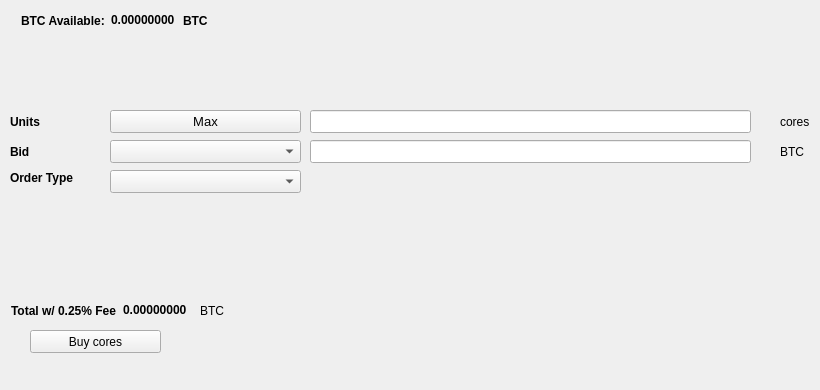
   <widget class="QWidget" name="BuyTab">
    <attribute name="title">
     <string>Buy</string>
    </attribute>
    <widget class="QPushButton" name="Buycores">
     <property name="geometry">
      <rect>
       <x>30</x>
       <y>330</y>
       <width>131</width>
       <height>23</height>
      </rect>
     </property>
     <property name="text">
      <string>Buy cores</string>
     </property>
     <property name="icon">
      <iconset resource="../cores.qrc">
       <normaloff>:/icons/bitcoin</normaloff>:/icons/bitcoin</iconset>
     </property>
    </widget>
    <widget class="QLabel" name="label_3">
     <property name="geometry">
      <rect>
       <x>10</x>
       <y>110</y>
       <width>46</width>
       <height>23</height>
      </rect>
     </property>
     <property name="font">
      <font>
       <weight>75</weight>
       <bold>true</bold>
      </font>
     </property>
     <property name="text">
      <string>Units</string>
     </property>
    </widget>
    <widget class="QLineEdit" name="UnitsInput">
     <property name="geometry">
      <rect>
       <x>310</x>
       <y>110</y>
       <width>441</width>
       <height>23</height>
      </rect>
     </property>
     <property name="font">
      <font>
       <pointsize>9</pointsize>
       <weight>75</weight>
       <bold>true</bold>
      </font>
     </property>
    </widget>
    <widget class="QLineEdit" name="BuyBidPriceEdit">
     <property name="geometry">
      <rect>
       <x>310</x>
       <y>140</y>
       <width>441</width>
       <height>23</height>
      </rect>
     </property>
     <property name="font">
      <font>
       <pointsize>9</pointsize>
       <weight>75</weight>
       <bold>true</bold>
      </font>
     </property>
    </widget>
    <widget class="QLabel" name="label_4">
     <property name="geometry">
      <rect>
       <x>780</x>
       <y>110</y>
       <width>31</width>
       <height>23</height>
      </rect>
     </property>
     <property name="text">
      <string>cores</string>
     </property>
    </widget>
    <widget class="QLabel" name="label_5">
     <property name="geometry">
      <rect>
       <x>780</x>
       <y>140</y>
       <width>31</width>
       <height>23</height>
      </rect>
     </property>
     <property name="text">
      <string>BTC</string>
     </property>
    </widget>
    <widget class="QLabel" name="label_6">
     <property name="geometry">
      <rect>
       <x>10</x>
       <y>140</y>
       <width>46</width>
       <height>23</height>
      </rect>
     </property>
     <property name="font">
      <font>
       <weight>75</weight>
       <bold>true</bold>
      </font>
     </property>
     <property name="text">
      <string>Bid</string>
     </property>
    </widget>
    <widget class="QLabel" name="label_7">
     <property name="geometry">
      <rect>
       <x>10</x>
       <y>170</y>
       <width>91</width>
       <height>16</height>
      </rect>
     </property>
     <property name="font">
      <font>
       <weight>75</weight>
       <bold>true</bold>
      </font>
     </property>
     <property name="text">
      <string>Order Type</string>
     </property>
    </widget>
    <widget class="QPushButton" name="Buy_Max_Amount">
     <property name="geometry">
      <rect>
       <x>110</x>
       <y>110</y>
       <width>191</width>
       <height>23</height>
      </rect>
     </property>
     <property name="font">
      <font>
       <pointsize>10</pointsize>
      </font>
     </property>
     <property name="text">
      <string>Max</string>
     </property>
    </widget>
    <widget class="QComboBox" name="BuyBidcomboBox">
     <property name="geometry">
      <rect>
       <x>110</x>
       <y>140</y>
       <width>191</width>
       <height>23</height>
      </rect>
     </property>
     <property name="font">
      <font>
       <pointsize>10</pointsize>
      </font>
     </property>
    </widget>
    <widget class="QComboBox" name="buyOrdertypeCombo">
     <property name="geometry">
      <rect>
       <x>110</x>
       <y>170</y>
       <width>191</width>
       <height>23</height>
      </rect>
     </property>
     <property name="font">
      <font>
       <pointsize>10</pointsize>
      </font>
     </property>
    </widget>
    <widget class="QWidget" name="layoutWidget1">
     <property name="geometry">
      <rect>
       <x>21</x>
       <y>11</y>
       <width>227</width>
       <height>19</height>
      </rect>
     </property>
     <layout class="QHBoxLayout" name="horizontalLayout_3">
      <item>
       <widget class="QLabel" name="label232">
        <property name="font">
         <font>
          <weight>75</weight>
          <bold>true</bold>
         </font>
        </property>
        <property name="text">
         <string>BTC Available:</string>
        </property>
       </widget>
      </item>
      <item>
       <widget class="QLabel" name="BtcAvailableLbl">
        <property name="palette">
         <palette>
          <active>
           <colorrole role="WindowText">
            <brush brushstyle="SolidPattern">
             <color alpha="255">
              <red>0</red>
              <green>0</green>
              <blue>0</blue>
             </color>
            </brush>
           </colorrole>
           <colorrole role="Button">
            <brush brushstyle="SolidPattern">
             <color alpha="255">
              <red>0</red>
              <green>170</green>
              <blue>0</blue>
             </color>
            </brush>
           </colorrole>
           <colorrole role="Light">
            <brush brushstyle="SolidPattern">
             <color alpha="255">
              <red>0</red>
              <green>255</green>
              <blue>0</blue>
             </color>
            </brush>
           </colorrole>
           <colorrole role="Midlight">
            <brush brushstyle="SolidPattern">
             <color alpha="255">
              <red>0</red>
              <green>212</green>
              <blue>0</blue>
             </color>
            </brush>
           </colorrole>
           <colorrole role="Dark">
            <brush brushstyle="SolidPattern">
             <color alpha="255">
              <red>0</red>
              <green>85</green>
              <blue>0</blue>
             </color>
            </brush>
           </colorrole>
           <colorrole role="Mid">
            <brush brushstyle="SolidPattern">
             <color alpha="255">
              <red>0</red>
              <green>113</green>
              <blue>0</blue>
             </color>
            </brush>
           </colorrole>
           <colorrole role="Text">
            <brush brushstyle="SolidPattern">
             <color alpha="255">
              <red>0</red>
              <green>170</green>
              <blue>0</blue>
             </color>
            </brush>
           </colorrole>
           <colorrole role="BrightText">
            <brush brushstyle="SolidPattern">
             <color alpha="255">
              <red>255</red>
              <green>255</green>
              <blue>255</blue>
             </color>
            </brush>
           </colorrole>
           <colorrole role="ButtonText">
            <brush brushstyle="SolidPattern">
             <color alpha="255">
              <red>0</red>
              <green>0</green>
              <blue>0</blue>
             </color>
            </brush>
           </colorrole>
           <colorrole role="Base">
            <brush brushstyle="SolidPattern">
             <color alpha="255">
              <red>255</red>
              <green>255</green>
              <blue>255</blue>
             </color>
            </brush>
           </colorrole>
           <colorrole role="Window">
            <brush brushstyle="SolidPattern">
             <color alpha="255">
              <red>0</red>
              <green>170</green>
              <blue>0</blue>
             </color>
            </brush>
           </colorrole>
           <colorrole role="Shadow">
            <brush brushstyle="SolidPattern">
             <color alpha="255">
              <red>0</red>
              <green>0</green>
              <blue>0</blue>
             </color>
            </brush>
           </colorrole>
           <colorrole role="AlternateBase">
            <brush brushstyle="SolidPattern">
             <color alpha="255">
              <red>127</red>
              <green>212</green>
              <blue>127</blue>
             </color>
            </brush>
           </colorrole>
           <colorrole role="ToolTipBase">
            <brush brushstyle="SolidPattern">
             <color alpha="255">
              <red>255</red>
              <green>255</green>
              <blue>220</blue>
             </color>
            </brush>
           </colorrole>
           <colorrole role="ToolTipText">
            <brush brushstyle="SolidPattern">
             <color alpha="255">
              <red>0</red>
              <green>0</green>
              <blue>0</blue>
             </color>
            </brush>
           </colorrole>
          </active>
          <inactive>
           <colorrole role="WindowText">
            <brush brushstyle="SolidPattern">
             <color alpha="255">
              <red>0</red>
              <green>0</green>
              <blue>0</blue>
             </color>
            </brush>
           </colorrole>
           <colorrole role="Button">
            <brush brushstyle="SolidPattern">
             <color alpha="255">
              <red>0</red>
              <green>170</green>
              <blue>0</blue>
             </color>
            </brush>
           </colorrole>
           <colorrole role="Light">
            <brush brushstyle="SolidPattern">
             <color alpha="255">
              <red>0</red>
              <green>255</green>
              <blue>0</blue>
             </color>
            </brush>
           </colorrole>
           <colorrole role="Midlight">
            <brush brushstyle="SolidPattern">
             <color alpha="255">
              <red>0</red>
              <green>212</green>
              <blue>0</blue>
             </color>
            </brush>
           </colorrole>
           <colorrole role="Dark">
            <brush brushstyle="SolidPattern">
             <color alpha="255">
              <red>0</red>
              <green>85</green>
              <blue>0</blue>
             </color>
            </brush>
           </colorrole>
           <colorrole role="Mid">
            <brush brushstyle="SolidPattern">
             <color alpha="255">
              <red>0</red>
              <green>113</green>
              <blue>0</blue>
             </color>
            </brush>
           </colorrole>
           <colorrole role="Text">
            <brush brushstyle="SolidPattern">
             <color alpha="255">
              <red>0</red>
              <green>170</green>
              <blue>0</blue>
             </color>
            </brush>
           </colorrole>
           <colorrole role="BrightText">
            <brush brushstyle="SolidPattern">
             <color alpha="255">
              <red>255</red>
              <green>255</green>
              <blue>255</blue>
             </color>
            </brush>
           </colorrole>
           <colorrole role="ButtonText">
            <brush brushstyle="SolidPattern">
             <color alpha="255">
              <red>0</red>
              <green>0</green>
              <blue>0</blue>
             </color>
            </brush>
           </colorrole>
           <colorrole role="Base">
            <brush brushstyle="SolidPattern">
             <color alpha="255">
              <red>255</red>
              <green>255</green>
              <blue>255</blue>
             </color>
            </brush>
           </colorrole>
           <colorrole role="Window">
            <brush brushstyle="SolidPattern">
             <color alpha="255">
              <red>0</red>
              <green>170</green>
              <blue>0</blue>
             </color>
            </brush>
           </colorrole>
           <colorrole role="Shadow">
            <brush brushstyle="SolidPattern">
             <color alpha="255">
              <red>0</red>
              <green>0</green>
              <blue>0</blue>
             </color>
            </brush>
           </colorrole>
           <colorrole role="AlternateBase">
            <brush brushstyle="SolidPattern">
             <color alpha="255">
              <red>127</red>
              <green>212</green>
              <blue>127</blue>
             </color>
            </brush>
           </colorrole>
           <colorrole role="ToolTipBase">
            <brush brushstyle="SolidPattern">
             <color alpha="255">
              <red>255</red>
              <green>255</green>
              <blue>220</blue>
             </color>
            </brush>
           </colorrole>
           <colorrole role="ToolTipText">
            <brush brushstyle="SolidPattern">
             <color alpha="255">
              <red>0</red>
              <green>0</green>
              <blue>0</blue>
             </color>
            </brush>
           </colorrole>
          </inactive>
          <disabled>
           <colorrole role="WindowText">
            <brush brushstyle="SolidPattern">
             <color alpha="255">
              <red>0</red>
              <green>85</green>
              <blue>0</blue>
             </color>
            </brush>
           </colorrole>
           <colorrole role="Button">
            <brush brushstyle="SolidPattern">
             <color alpha="255">
              <red>0</red>
              <green>170</green>
              <blue>0</blue>
             </color>
            </brush>
           </colorrole>
           <colorrole role="Light">
            <brush brushstyle="SolidPattern">
             <color alpha="255">
              <red>0</red>
              <green>255</green>
              <blue>0</blue>
             </color>
            </brush>
           </colorrole>
           <colorrole role="Midlight">
            <brush brushstyle="SolidPattern">
             <color alpha="255">
              <red>0</red>
              <green>212</green>
              <blue>0</blue>
             </color>
            </brush>
           </colorrole>
           <colorrole role="Dark">
            <brush brushstyle="SolidPattern">
             <color alpha="255">
              <red>0</red>
              <green>85</green>
              <blue>0</blue>
             </color>
            </brush>
           </colorrole>
           <colorrole role="Mid">
            <brush brushstyle="SolidPattern">
             <color alpha="255">
              <red>0</red>
              <green>113</green>
              <blue>0</blue>
             </color>
            </brush>
           </colorrole>
           <colorrole role="Text">
            <brush brushstyle="SolidPattern">
             <color alpha="255">
              <red>0</red>
              <green>85</green>
              <blue>0</blue>
             </color>
            </brush>
           </colorrole>
           <colorrole role="BrightText">
            <brush brushstyle="SolidPattern">
             <color alpha="255">
              <red>255</red>
              <green>255</green>
              <blue>255</blue>
             </color>
            </brush>
           </colorrole>
           <colorrole role="ButtonText">
            <brush brushstyle="SolidPattern">
             <color alpha="255">
              <red>0</red>
              <green>85</green>
              <blue>0</blue>
             </color>
            </brush>
           </colorrole>
           <colorrole role="Base">
            <brush brushstyle="SolidPattern">
             <color alpha="255">
              <red>0</red>
              <green>170</green>
              <blue>0</blue>
             </color>
            </brush>
           </colorrole>
           <colorrole role="Window">
            <brush brushstyle="SolidPattern">
             <color alpha="255">
              <red>0</red>
              <green>170</green>
              <blue>0</blue>
             </color>
            </brush>
           </colorrole>
           <colorrole role="Shadow">
            <brush brushstyle="SolidPattern">
             <color alpha="255">
              <red>0</red>
              <green>0</green>
              <blue>0</blue>
             </color>
            </brush>
           </colorrole>
           <colorrole role="AlternateBase">
            <brush brushstyle="SolidPattern">
             <color alpha="255">
              <red>0</red>
              <green>170</green>
              <blue>0</blue>
             </color>
            </brush>
           </colorrole>
           <colorrole role="ToolTipBase">
            <brush brushstyle="SolidPattern">
             <color alpha="255">
              <red>255</red>
              <green>255</green>
              <blue>220</blue>
             </color>
            </brush>
           </colorrole>
           <colorrole role="ToolTipText">
            <brush brushstyle="SolidPattern">
             <color alpha="255">
              <red>0</red>
              <green>0</green>
              <blue>0</blue>
             </color>
            </brush>
           </colorrole>
          </disabled>
         </palette>
        </property>
        <property name="font">
         <font>
          <weight>75</weight>
          <bold>true</bold>
         </font>
        </property>
        <property name="text">
         <string>0.00000000</string>
        </property>
        <property name="textInteractionFlags">
         <set>Qt::LinksAccessibleByMouse|Qt::TextSelectableByKeyboard|Qt::TextSelectableByMouse</set>
        </property>
       </widget>
      </item>
      <item>
       <widget class="QLabel" name="BtcAvailableLbl_2">
        <property name="font">
         <font>
          <weight>75</weight>
          <bold>true</bold>
         </font>
        </property>
        <property name="text">
         <string>BTC</string>
        </property>
       </widget>
      </item>
     </layout>
    </widget>
    <widget class="QWidget" name="layoutWidge2">
     <property name="geometry">
      <rect>
       <x>11</x>
       <y>301</y>
       <width>259</width>
       <height>19</height>
      </rect>
     </property>
     <layout class="QHBoxLayout" name="horizontalLayout_4">
      <item>
       <widget class="QLabel" name="label_9">
        <property name="font">
         <font>
          <weight>75</weight>
          <bold>true</bold>
         </font>
        </property>
        <property name="text">
         <string>Total w/ 0.25% Fee</string>
        </property>
       </widget>
      </item>
      <item>
       <widget class="QLabel" name="BuyCostLabel">
        <property name="palette">
         <palette>
          <active>
           <colorrole role="WindowText">
            <brush brushstyle="SolidPattern">
             <color alpha="255">
              <red>0</red>
              <green>0</green>
              <blue>0</blue>
             </color>
            </brush>
           </colorrole>
           <colorrole role="Button">
            <brush brushstyle="SolidPattern">
             <color alpha="255">
              <red>0</red>
              <green>170</green>
              <blue>0</blue>
             </color>
            </brush>
           </colorrole>
           <colorrole role="Light">
            <brush brushstyle="SolidPattern">
             <color alpha="255">
              <red>0</red>
              <green>255</green>
              <blue>0</blue>
             </color>
            </brush>
           </colorrole>
           <colorrole role="Midlight">
            <brush brushstyle="SolidPattern">
             <color alpha="255">
              <red>0</red>
              <green>212</green>
              <blue>0</blue>
             </color>
            </brush>
           </colorrole>
           <colorrole role="Dark">
            <brush brushstyle="SolidPattern">
             <color alpha="255">
              <red>0</red>
              <green>85</green>
              <blue>0</blue>
             </color>
            </brush>
           </colorrole>
           <colorrole role="Mid">
            <brush brushstyle="SolidPattern">
             <color alpha="255">
              <red>0</red>
              <green>113</green>
              <blue>0</blue>
             </color>
            </brush>
           </colorrole>
           <colorrole role="Text">
            <brush brushstyle="SolidPattern">
             <color alpha="255">
              <red>0</red>
              <green>170</green>
              <blue>0</blue>
             </color>
            </brush>
           </colorrole>
           <colorrole role="BrightText">
            <brush brushstyle="SolidPattern">
             <color alpha="255">
              <red>255</red>
              <green>255</green>
              <blue>255</blue>
             </color>
            </brush>
           </colorrole>
           <colorrole role="ButtonText">
            <brush brushstyle="SolidPattern">
             <color alpha="255">
              <red>0</red>
              <green>0</green>
              <blue>0</blue>
             </color>
            </brush>
           </colorrole>
           <colorrole role="Base">
            <brush brushstyle="SolidPattern">
             <color alpha="255">
              <red>255</red>
              <green>255</green>
              <blue>255</blue>
             </color>
            </brush>
           </colorrole>
           <colorrole role="Window">
            <brush brushstyle="SolidPattern">
             <color alpha="255">
              <red>0</red>
              <green>170</green>
              <blue>0</blue>
             </color>
            </brush>
           </colorrole>
           <colorrole role="Shadow">
            <brush brushstyle="SolidPattern">
             <color alpha="255">
              <red>0</red>
              <green>0</green>
              <blue>0</blue>
             </color>
            </brush>
           </colorrole>
           <colorrole role="AlternateBase">
            <brush brushstyle="SolidPattern">
             <color alpha="255">
              <red>127</red>
              <green>212</green>
              <blue>127</blue>
             </color>
            </brush>
           </colorrole>
           <colorrole role="ToolTipBase">
            <brush brushstyle="SolidPattern">
             <color alpha="255">
              <red>255</red>
              <green>255</green>
              <blue>220</blue>
             </color>
            </brush>
           </colorrole>
           <colorrole role="ToolTipText">
            <brush brushstyle="SolidPattern">
             <color alpha="255">
              <red>0</red>
              <green>0</green>
              <blue>0</blue>
             </color>
            </brush>
           </colorrole>
          </active>
          <inactive>
           <colorrole role="WindowText">
            <brush brushstyle="SolidPattern">
             <color alpha="255">
              <red>0</red>
              <green>0</green>
              <blue>0</blue>
             </color>
            </brush>
           </colorrole>
           <colorrole role="Button">
            <brush brushstyle="SolidPattern">
             <color alpha="255">
              <red>0</red>
              <green>170</green>
              <blue>0</blue>
             </color>
            </brush>
           </colorrole>
           <colorrole role="Light">
            <brush brushstyle="SolidPattern">
             <color alpha="255">
              <red>0</red>
              <green>255</green>
              <blue>0</blue>
             </color>
            </brush>
           </colorrole>
           <colorrole role="Midlight">
            <brush brushstyle="SolidPattern">
             <color alpha="255">
              <red>0</red>
              <green>212</green>
              <blue>0</blue>
             </color>
            </brush>
           </colorrole>
           <colorrole role="Dark">
            <brush brushstyle="SolidPattern">
             <color alpha="255">
              <red>0</red>
              <green>85</green>
              <blue>0</blue>
             </color>
            </brush>
           </colorrole>
           <colorrole role="Mid">
            <brush brushstyle="SolidPattern">
             <color alpha="255">
              <red>0</red>
              <green>113</green>
              <blue>0</blue>
             </color>
            </brush>
           </colorrole>
           <colorrole role="Text">
            <brush brushstyle="SolidPattern">
             <color alpha="255">
              <red>0</red>
              <green>170</green>
              <blue>0</blue>
             </color>
            </brush>
           </colorrole>
           <colorrole role="BrightText">
            <brush brushstyle="SolidPattern">
             <color alpha="255">
              <red>255</red>
              <green>255</green>
              <blue>255</blue>
             </color>
            </brush>
           </colorrole>
           <colorrole role="ButtonText">
            <brush brushstyle="SolidPattern">
             <color alpha="255">
              <red>0</red>
              <green>0</green>
              <blue>0</blue>
             </color>
            </brush>
           </colorrole>
           <colorrole role="Base">
            <brush brushstyle="SolidPattern">
             <color alpha="255">
              <red>255</red>
              <green>255</green>
              <blue>255</blue>
             </color>
            </brush>
           </colorrole>
           <colorrole role="Window">
            <brush brushstyle="SolidPattern">
             <color alpha="255">
              <red>0</red>
              <green>170</green>
              <blue>0</blue>
             </color>
            </brush>
           </colorrole>
           <colorrole role="Shadow">
            <brush brushstyle="SolidPattern">
             <color alpha="255">
              <red>0</red>
              <green>0</green>
              <blue>0</blue>
             </color>
            </brush>
           </colorrole>
           <colorrole role="AlternateBase">
            <brush brushstyle="SolidPattern">
             <color alpha="255">
              <red>127</red>
              <green>212</green>
              <blue>127</blue>
             </color>
            </brush>
           </colorrole>
           <colorrole role="ToolTipBase">
            <brush brushstyle="SolidPattern">
             <color alpha="255">
              <red>255</red>
              <green>255</green>
              <blue>220</blue>
             </color>
            </brush>
           </colorrole>
           <colorrole role="ToolTipText">
            <brush brushstyle="SolidPattern">
             <color alpha="255">
              <red>0</red>
              <green>0</green>
              <blue>0</blue>
             </color>
            </brush>
           </colorrole>
          </inactive>
          <disabled>
           <colorrole role="WindowText">
            <brush brushstyle="SolidPattern">
             <color alpha="255">
              <red>0</red>
              <green>85</green>
              <blue>0</blue>
             </color>
            </brush>
           </colorrole>
           <colorrole role="Button">
            <brush brushstyle="SolidPattern">
             <color alpha="255">
              <red>0</red>
              <green>170</green>
              <blue>0</blue>
             </color>
            </brush>
           </colorrole>
           <colorrole role="Light">
            <brush brushstyle="SolidPattern">
             <color alpha="255">
              <red>0</red>
              <green>255</green>
              <blue>0</blue>
             </color>
            </brush>
           </colorrole>
           <colorrole role="Midlight">
            <brush brushstyle="SolidPattern">
             <color alpha="255">
              <red>0</red>
              <green>212</green>
              <blue>0</blue>
             </color>
            </brush>
           </colorrole>
           <colorrole role="Dark">
            <brush brushstyle="SolidPattern">
             <color alpha="255">
              <red>0</red>
              <green>85</green>
              <blue>0</blue>
             </color>
            </brush>
           </colorrole>
           <colorrole role="Mid">
            <brush brushstyle="SolidPattern">
             <color alpha="255">
              <red>0</red>
              <green>113</green>
              <blue>0</blue>
             </color>
            </brush>
           </colorrole>
           <colorrole role="Text">
            <brush brushstyle="SolidPattern">
             <color alpha="255">
              <red>0</red>
              <green>85</green>
              <blue>0</blue>
             </color>
            </brush>
           </colorrole>
           <colorrole role="BrightText">
            <brush brushstyle="SolidPattern">
             <color alpha="255">
              <red>255</red>
              <green>255</green>
              <blue>255</blue>
             </color>
            </brush>
           </colorrole>
           <colorrole role="ButtonText">
            <brush brushstyle="SolidPattern">
             <color alpha="255">
              <red>0</red>
              <green>85</green>
              <blue>0</blue>
             </color>
            </brush>
           </colorrole>
           <colorrole role="Base">
            <brush brushstyle="SolidPattern">
             <color alpha="255">
              <red>0</red>
              <green>170</green>
              <blue>0</blue>
             </color>
            </brush>
           </colorrole>
           <colorrole role="Window">
            <brush brushstyle="SolidPattern">
             <color alpha="255">
              <red>0</red>
              <green>170</green>
              <blue>0</blue>
             </color>
            </brush>
           </colorrole>
           <colorrole role="Shadow">
            <brush brushstyle="SolidPattern">
             <color alpha="255">
              <red>0</red>
              <green>0</green>
              <blue>0</blue>
             </color>
            </brush>
           </colorrole>
           <colorrole role="AlternateBase">
            <brush brushstyle="SolidPattern">
             <color alpha="255">
              <red>0</red>
              <green>170</green>
              <blue>0</blue>
             </color>
            </brush>
           </colorrole>
           <colorrole role="ToolTipBase">
            <brush brushstyle="SolidPattern">
             <color alpha="255">
              <red>255</red>
              <green>255</green>
              <blue>220</blue>
             </color>
            </brush>
           </colorrole>
           <colorrole role="ToolTipText">
            <brush brushstyle="SolidPattern">
             <color alpha="255">
              <red>0</red>
              <green>0</green>
              <blue>0</blue>
             </color>
            </brush>
           </colorrole>
          </disabled>
         </palette>
        </property>
        <property name="font">
         <font>
          <weight>75</weight>
          <bold>true</bold>
         </font>
        </property>
        <property name="autoFillBackground">
         <bool>false</bool>
        </property>
        <property name="text">
         <string>0.00000000</string>
        </property>
        <property name="textInteractionFlags">
         <set>Qt::LinksAccessibleByMouse|Qt::TextSelectableByMouse</set>
        </property>
       </widget>
      </item>
      <item>
       <widget class="QLabel" name="label_10">
        <property name="font">
         <font>
          <weight>50</weight>
          <bold>false</bold>
         </font>
        </property>
        <property name="text">
         <string>BTC</string>
        </property>
       </widget>
      </item>
     </layout>
    </widget>
    <widget class="QLabel" name="label_24">
     <property name="geometry">
      <rect>
       <x>460</x>
       <y>300</y>
       <width>281</width>
       <height>81</height>
      </rect>
     </property>
     <property name="text">
      <string/>
     </property>
     <property name="pixmap">
      <pixmap>:/images/bittrex</pixmap>
     </property>
    </widget>
   </widget>
